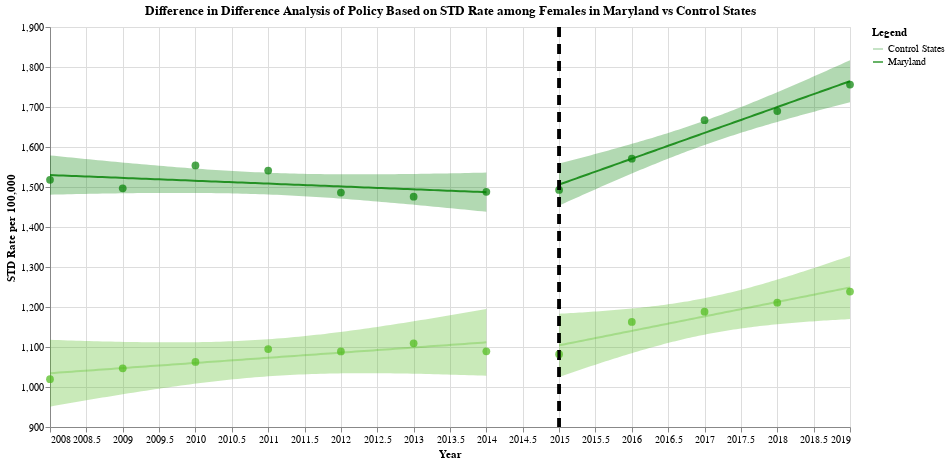

The notebook cell saved with this chart:
### Code cell
pre_md_female = plotting_chart(std_gender_female_md[0], "Year", "Rate_per_100000",
                                  "Maryland", 2015, "Green", "STD Rate per 100,000")
post_md_female = plotting_chart(
    std_gender_female_md[1], "Year", "Rate_per_100000", "Maryland", 2015, "Green", "STD Rate per 100,000")
pre_md_control_female = plotting_chart(
    std_gender_female_md[2], "Year", "Rate_per_100000", "Control States", 2015, "#4CBB17", "STD Rate per 100,000")
post_md_control_female = plotting_chart(
    std_gender_female_md[3], "Year", "Rate_per_100000", "Control States", 2015, " #4CBB17", "STD Rate per 100,000")

final_md_female = pre_md_female + post_md_female + \
    pre_md_control_female + post_md_control_female
final_md_female.properties(
    title="Difference in Difference Analysis of Policy Based on STD Rate among Females in Maryland vs Control States"
)
